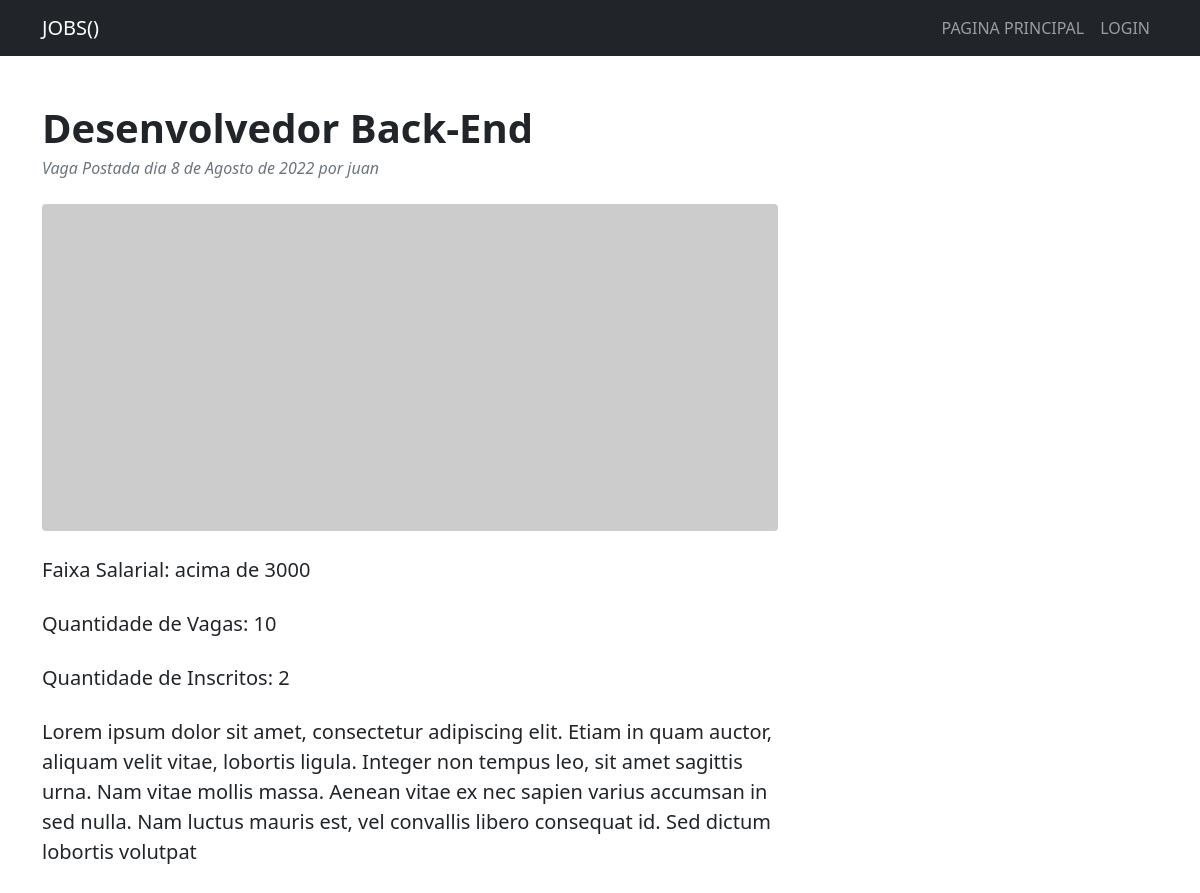
Page /saibamais/2 on the committed database.
### vagas/models.py (models this page shows, shortened)
class Vaga(models.Model):
    salarial = (
        ('Até 1000','Até 1000'),
        ('de 1000 a 2000','de 1000 a 2000'),
        ('de 2000 a 3000','de 2000 a 3000'),
        ('Acima de 3000','Acima de 3000')
    )
    escolaridade_list = (
        ('Ensino fundamental', 'Ensino fundamental'),
        ('Ensino médio', 'Ensino médio'),
        ('Tecnólogo', 'Tecnólogo'),
        ('Ensino Superior', 'Ensino Superior'),
        ('Pós / MBA / Mestrado', 'Pós / MBA / Mestrado'),
        ('Doutorado', 'Doutorado')
    )
    pessoa = models.ForeignKey(User, on_delete=models.CASCADE)
    nome_vaga = models.CharField(max_length=70)
    descricao_vaga = models.TextField()
    date = models.DateField(default=datetime.now, blank=True)
    qtd_vagas = models.IntegerField(default=0)
    faixa_salarial = models.CharField(max_length=50, choices=salarial)
    escolaridade = models.CharField( max_length=40 , choices=escolaridade_list)
    inscritos_na_vaga = models.CharField(max_length=100)
    qtd_inscritos = models.IntegerField(default=0)

### usuarios/views.py (the view)
# urls.py: path('saibamais/<int:id>', views.saibamais, name='saibamais'),
def saibamais(request, id):
    vaga = Vaga.objects.filter(id=id)
    dados = {
        'vagas' : vaga,
    }
    return render(request, 'saibamais.html', dados)

### templates/saibamais.html (shortened to what this page needs)
{% extends 'partials/base.html'%}
{% load static %}
{% block content %}
        {% include 'partials/menu.html' %}
        <div class="container mt-5">
            <div class="row">
                <div class="col-lg-8">
                    <article>
                        {% for vaga in vagas %}
                        <header class="mb-4">
                            <h1 class="fw-bolder mb-1">{{vaga.nome_vaga}}</h1>
                            <div class="text-muted fst-italic mb-2">Vaga Postada dia {{vaga.date}} por {{vaga.pessoa}}</div>
                        </header>
                        <figure class="mb-4"><img class="img-fluid rounded" src="https://dummyimage.com/900x400/ced4da/6c757d.jpg" alt="..." /></figure>
                        <section class="mb-5">
                            <p class="fs-5 mb-4">Faixa Salarial: {{vaga.faixa_salarial}}</p>
                            <p class="fs-5 mb-4">Quantidade de Vagas: {{vaga.qtd_vagas}}</p>
                            <p class="fs-5 mb-4">Quantidade de Inscritos: {{vaga.qtd_inscritos}}</p>
                            <p class="fs-5 mb-4">{{vaga.descricao_vaga}}</p>
                        {% endfor %}
                        </section>
                    </article>
                </div>
            </div>
        </div>
        {% endblock %}

### rows in the picture
Vaga: nome_vaga "Desenvolvedor Back-End", date "8 de Agosto de 2022", pessoa "juan", faixa_salarial "acima de 3000", qtd_vagas "10", qtd_inscritos "2", descricao_vaga "Lorem ipsum dolor sit amet, consectetur adipiscing elit. Etiam in quam auctor, aliquam velit vitae, lobortis ligula. Integer non tempus leo, sit amet sagittis urna. Nam vitae mollis massa. Aenean vitae ex nec sapien varius accumsan in sed nulla. Nam luctus mauris est, vel convallis libero consequat id. Sed dictum lobortis volutpat"
